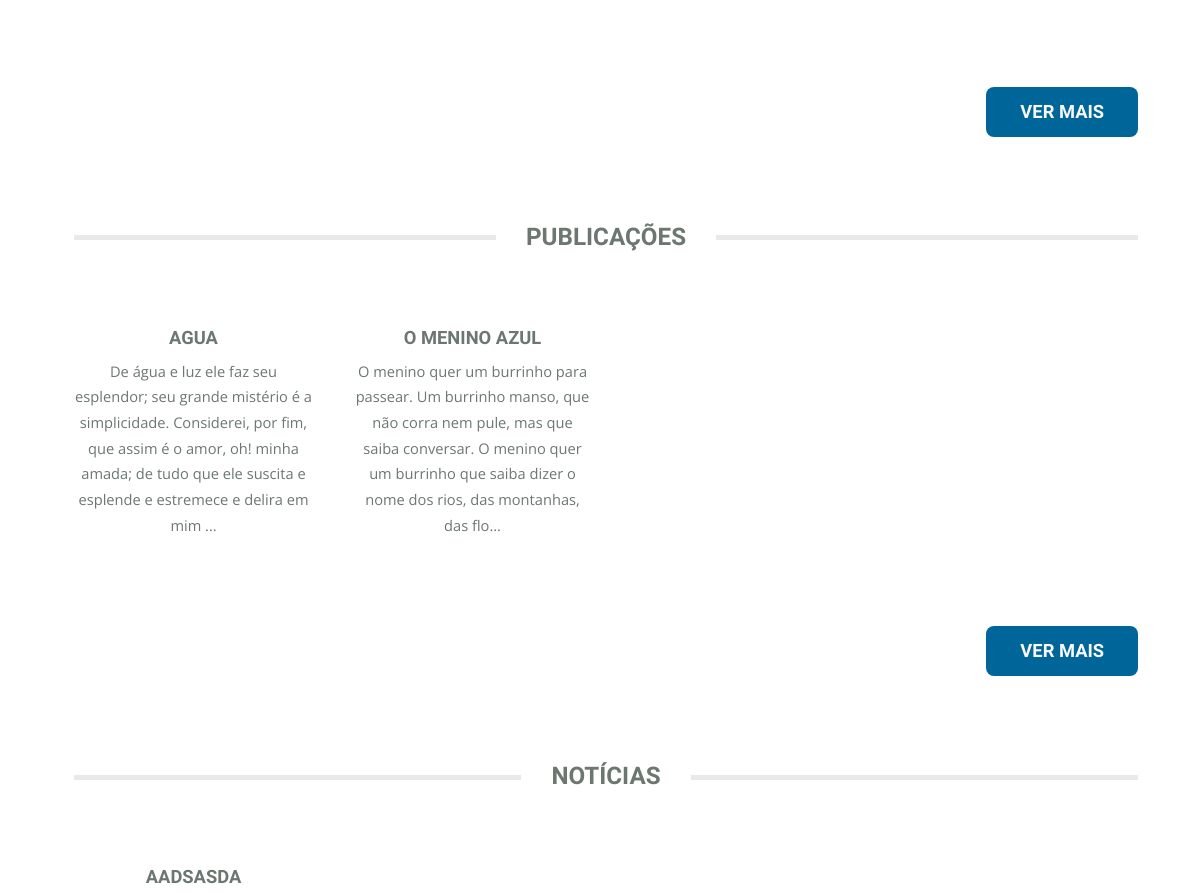
Before: / (middle part) with the older database file.
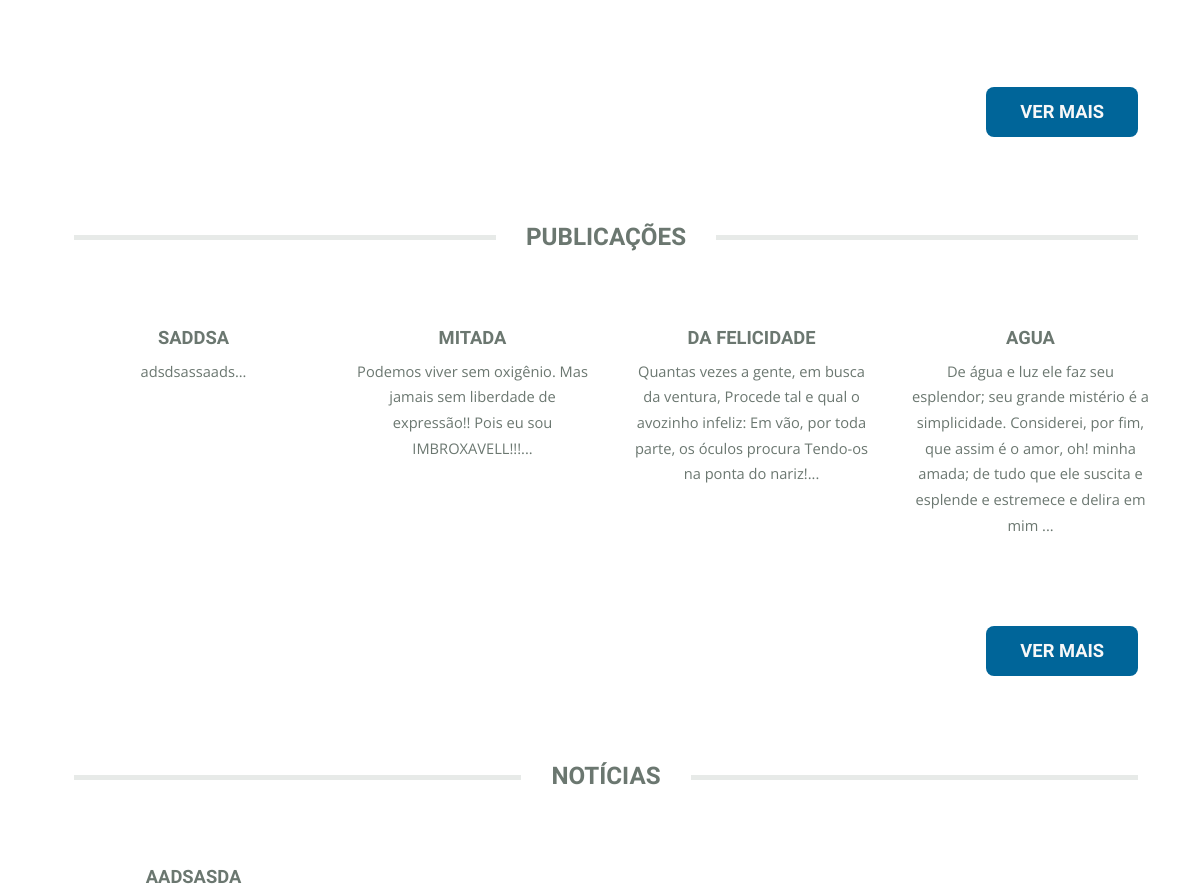
After: the same page with the newer database file.
### tables this page shows
CREATE TABLE `publicacoes` (
  `IdPub` int(11) NOT NULL,
  `tituloPub` varchar(250) NOT NULL,
  `autoresPub` text NOT NULL,
  `generoPub` varchar(20) NOT NULL,
  `textoPub` text NOT NULL,
  `id_usuario` int(11) NOT NULL,
  `poema` varchar(4) NOT NULL
);

CREATE TABLE `eventos` (
  `idEve` int(11) NOT NULL,
  `nomeEve` varchar(150) NOT NULL,
  `localEve` varchar(250) NOT NULL,
  `dataEve` date NOT NULL,
  `horaEve` time NOT NULL,
  `descricaoEve` varchar(300) NOT NULL,
  `imagemEve` varchar(200) NOT NULL
);

### config.php (called while the page is built, shortened)
<?php
    include_once path('funcoes/conexao.php');
    function arquivo($file)
    {
        return ROOT_PATH . $file;
    }
    function path($file)
    {
        return ROOT_DIR . '/' . $file;
    }

### funcoes/conexao.php (called while the page is built, shortened)
<?php
    function retornaDados($sql)
    {
        $pdo = $GLOBALS['conexaoBanco'];
        $resultado = $pdo->query($sql);
        return $resultado->fetchAll();
    }
?>

### index.php (the view, shortened to what this page needs)
<!DOCTYPE HTML>
<html>
<?php
include 'config.php';
?>
<link href="<?= arquivo("css/sb-admin-2.min.css") ?>" rel="stylesheet">
<?php include_once path('template/template-site/head.php'); ?>
<body class="homepage is-preload">
	<div id="page-wrapper">
		<section id="main">
			<div class="container">
				<div class="row gtr-200">
					<div class="col-12">
					<div class="text-right">
						<a class="button " href="<?= arquivo('modulos/modulos-site/publicacao/publicacao.php') ?>">Ver mais</a>
					</div>
					</div>
					<div class="col-12">
						<section class="box features">
							<h2 class="major titulo-hover"><a href="<?= arquivo("modulos/modulos-site/publicacao/publicacao.php") ?>"><span>Publicações</span></a></h2>
							<div>
								<div class="row">
									<?php
									$sql = "SELECT * FROM publicacoes ORDER BY idPub DESC LIMIT 4";
									$publicacoes = retornaDados($sql);
									foreach ($publicacoes as $publicacao) { ?>
										<div class="col-3 col-6-medium col-12-small">
											<section class="box feature">
												<h3><a class="titulo-hover" href="#"><?= $publicacao['tituloPub'] ?></a></h3>
												<p>
													<?= substr($publicacao['textoPub'], 0, 200) ?>...
												</p>
											</section>
										</div>
									<?php } ?>
								</div>
							</div>
						</section>
						<div class="text-right">
							<a class="button " href="<?= arquivo('modulos/modulos-site/publicacao/publicacao.php') ?>">Ver mais</a>
						</div>
					</div>
					<div class="col-12">
						<section class="box blog">
							<h2 class="major titulo-hover"><a href="<?= arquivo("modulos/modulos-site/noticias/noticias.php") ?>"><span>Notícias</span></a></h2>
							<div>
								<div class="row">
									<?php
									$sql = "SELECT * FROM eventos ORDER BY idEve DESC LIMIT 1";
									$eventos = retornaDados($sql);
									foreach ($eventos as $evento) { ?>
										<div class="col-3 col-6-medium col-12-small">
											<section class="box feature">
												<h3><a class="titulo-hover" href="#"><?= $evento['nomeEve'] ?></a></h3>
											</section>
										</div>
									<?php } ?>
								</div>
							</div>
					</div>
				</div>
		</section>
	</div>
</body>
</html>

Changed rows visible on the page:
no longer on this page (row unchanged): publicacoes: tituloPub "O MENINO AZUL", textoPub "O menino quer um burrinho para passear. Um burrinho manso, que não corra nem pule, mas que saiba conversar. O menino quer um burrinho que saiba dizer o nome dos rios, das montanhas, das flo"
added publicacoes: tituloPub "SADDSA", textoPub "adsdsassaads"
added publicacoes: tituloPub "MITADA", textoPub "Podemos viver sem oxigênio. Mas jamais sem liberdade de expressão!! Pois eu sou IMBROXAVELL!!!"
added publicacoes: tituloPub "DA FELICIDADE", textoPub "Quantas vezes a gente, em busca da ventura, Procede tal e qual o avozinho infeliz: Em vão, por toda parte, os óculos procura Tendo-os na ponta do nariz!"
